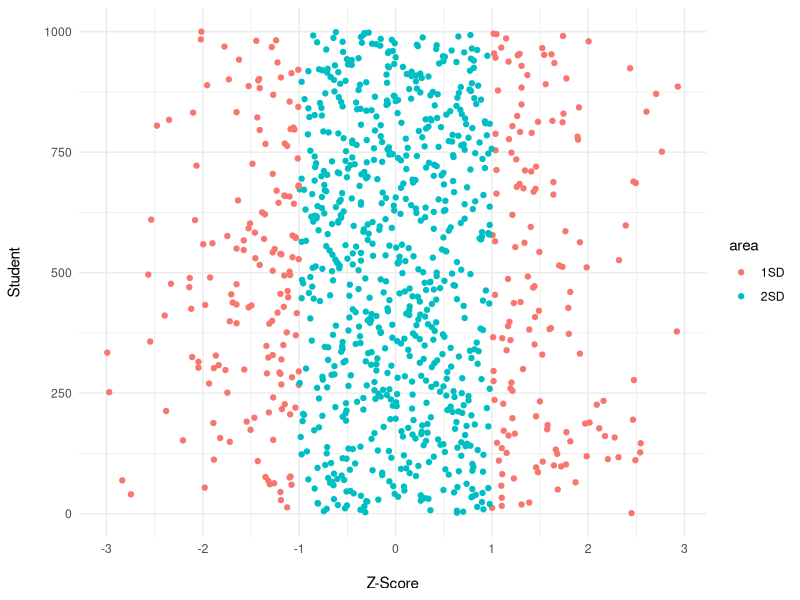
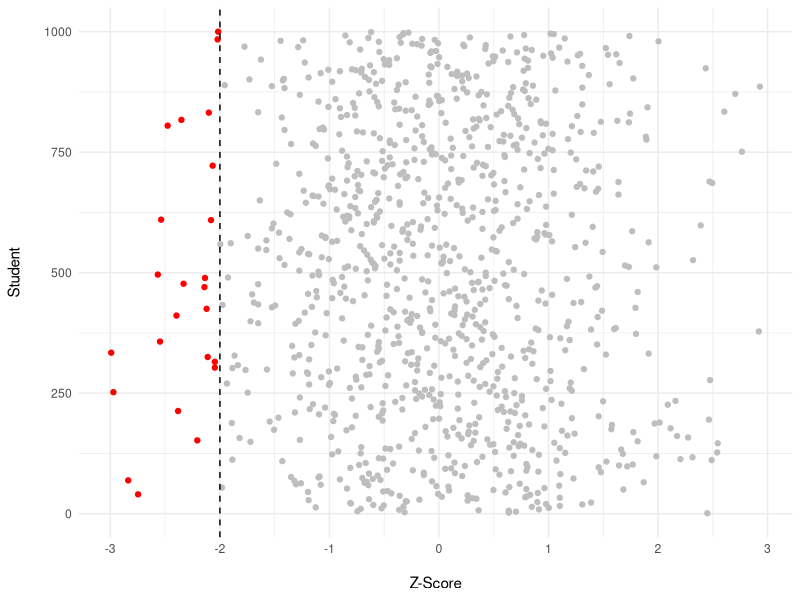
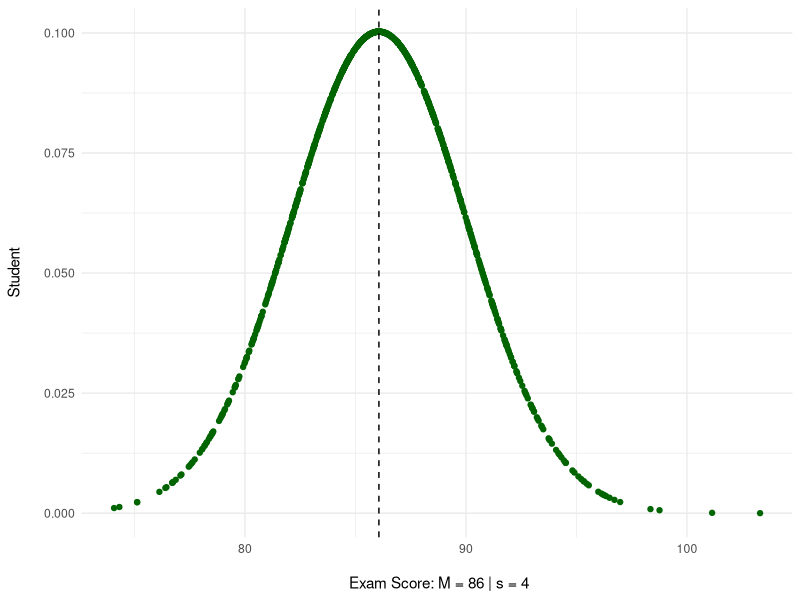
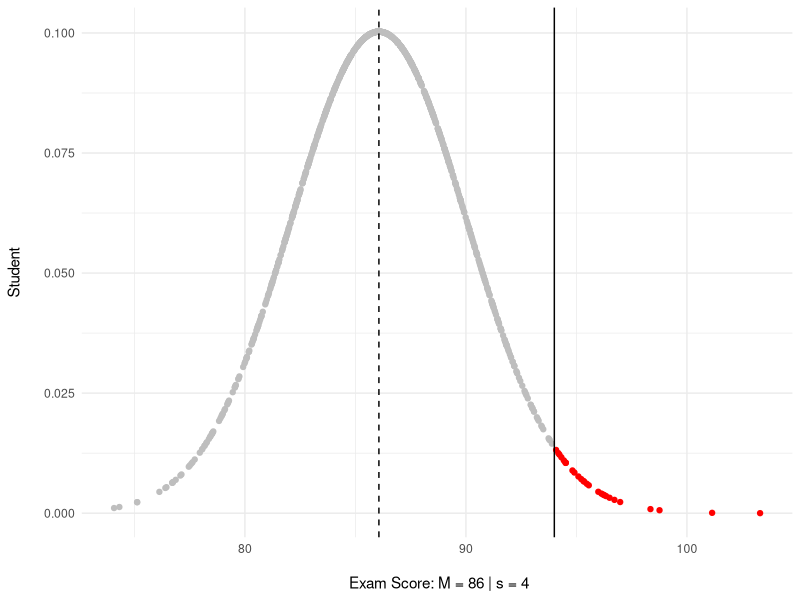
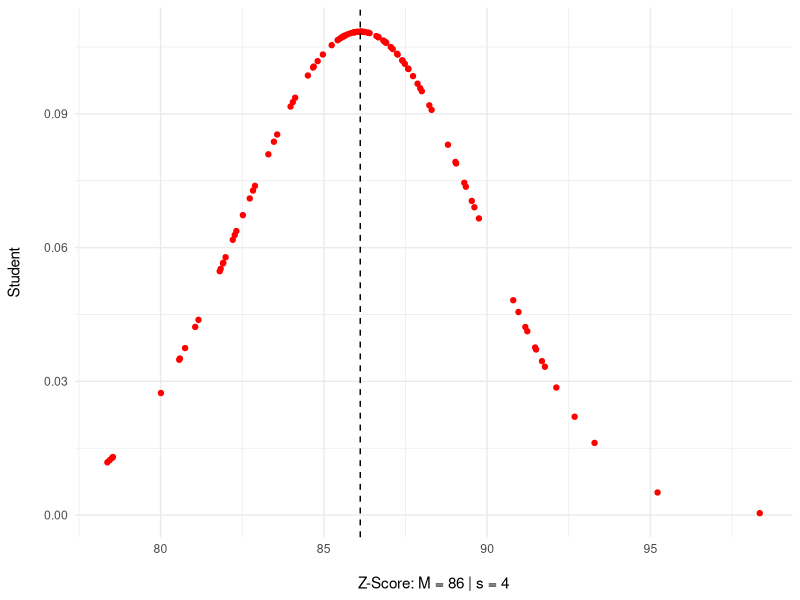
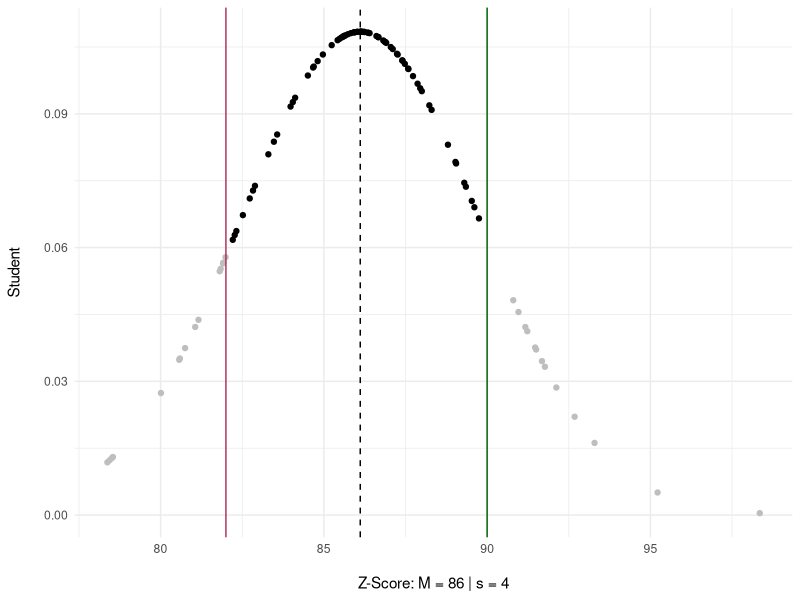
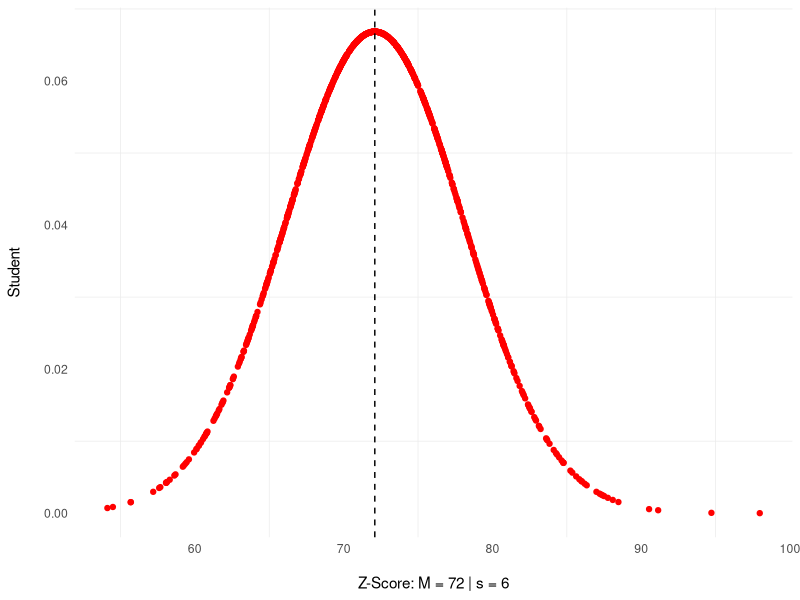
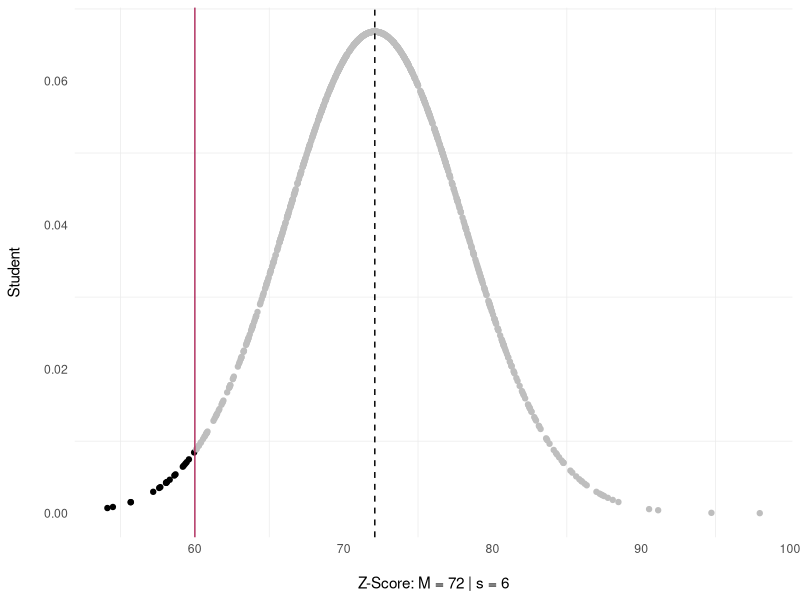

Generate these figures, in order, with R:
## ---- chunk 1
library(dplyr)
library(ggplot2)

set.seed(616)
tibble(
  student = 1:1000,
  x = rnorm(1000,75,2) |> round(2),
  z = (x-mean(x))/sd(x),
  sca = scale(x)
) |> 
  mutate(
  area = case_when(
    z >= 1 ~ "1SD",
    z <= -1 ~ "1SD",
    z >= 2 ~ "2SD",
    z >= -2 ~ "2SD",
    z >= 3 ~ "3SD",
    z <= -3 ~ "3SD"
    )
  ) |> 
  ggplot(aes(z,student, color = area)) + 
  geom_point() + 
  theme_minimal() +
  labs(x = "\nZ-Score",
       y = "Student\n")

## ---- chunk 2
set.seed(616)
library(dplyr)
library(ggplot2)

tibble(
  student = 1:1000,
  x = rnorm(1000,75,2) |> round(2),
  z = (x-mean(x))/sd(x),
  sca = scale(x)
) |> 
  mutate(
  area = case_when(
    z >= 1 ~ "1SD",
    z <= -1 ~ "1SD",
    z >= 2 ~ "2SD",
    z >= -2 ~ "2SD",
    z >= 3 ~ "3SD",
    z <= -3 ~ "3SD"
    )
  ) |> 
  ggplot(aes(z,student, color = area)) + 
  geom_point(aes(color = ifelse(z <= -2,"red","grey"))) + 
  geom_vline(xintercept = -2, color = "black", lty = "dashed") +
  theme_minimal() +
  labs(x = "\nZ-Score",
       y = "Student\n") +
  scale_color_identity()

## ---- chunk 3
#| fig-align: center

set.seed(200)
tibble(
  student = 1:1000,
  x = rnorm(1000,86,4) |> round(2),
  z = (x-mean(x))/sd(x),
  sca = scale(x),
  dn = dnorm(x, mean(x), sd(x))
) |> 
  ggplot(aes(x,dn)) + 
  geom_point(color = "darkgreen") + 
  theme_minimal() +
  labs(x = "\n Exam Score: M = 86 | s = 4",
       y = "Student\n") + 
  geom_vline(aes(xintercept = mean(x)), lty = "dashed") +
  scale_color_identity()
## ---- chunk 4

set.seed(200)

tibble(
  student = 1:1000,
  x = rnorm(1000,86,4) |> round(2),
  z = (x-mean(x))/sd(x),
  sca = scale(x),
  dn = dnorm(x, mean(x), sd(x))
) |> 
  ggplot(aes(x,dn)) + 
  geom_point(aes(color = ifelse(x > 94, "red","grey"))) + 
  theme_minimal() +
  labs(x = "\n Exam Score: M = 86 | s = 4",
       y = "Student\n") + 
  geom_vline(aes(xintercept = mean(x)), lty = "dashed") +
  geom_vline(xintercept = 94, color = "black") +
  scale_color_identity()
## ---- chunk 5
#| fig-align: center

set.seed(200)
tibble(
  student = 1:100,
  x = rnorm(100,86,4) |> round(2),
  z = (x-mean(x))/sd(x),
  sca = scale(x),
  dn = dnorm(x, mean(x), sd(x))
) |> 
  ggplot(aes(x,dn)) + 
  geom_point(color = "red") + 
  theme_minimal() +
  labs(x = "\nZ-Score: M = 86 | s = 4",
       y = "Student\n") + 
  geom_vline(aes(xintercept = mean(x)), lty = "dashed") +
  scale_color_identity()
## ---- chunk 6

set.seed(200)
tibble(
  student = 1:100,
  x = rnorm(100,86,4) |> round(2),
  z = (x-mean(x))/sd(x),
  sca = scale(x),
  dn = dnorm(x, mean(x), sd(x))
) |> 
  ggplot(aes(x,dn)) + 
  geom_point(aes(color = ifelse(between(x,82,90), "black","grey"))) + 
  theme_minimal() +
  labs(x = "\nZ-Score: M = 86 | s = 4",
       y = "Student\n") + 
  geom_vline(aes(xintercept = mean(x)), lty = "dashed") +
  geom_vline(xintercept = 82, color = "maroon") +
  geom_vline(xintercept = 90, color = "darkgreen")  +
  scale_color_identity()
## ---- chunk 7
set.seed(200)
tibble(
  student = 1:1000,
  x = rnorm(1000,72,6) |> round(2),
  z = (x-mean(x))/sd(x),
  sca = scale(x),
  dn = dnorm(x, mean(x), sd(x))
) |> 
  ggplot(aes(x,dn)) + 
  geom_point(color = "red") + 
  theme_minimal() +
  labs(x = "\nZ-Score: M = 72 | s = 6",
       y = "Student\n") + 
  geom_vline(aes(xintercept = mean(x)), lty = "dashed") +
  scale_color_identity() +
  theme(panel.grid.major.x = element_blank(),
        panel.grid.major.y = element_blank()
  )
## ---- chunk 8
set.seed(200)
tibble(
  student = 1:1000,
  x = rnorm(1000,72,6) |> round(2),
  z = (x-mean(x))/sd(x),
  sca = scale(x),
  dn = dnorm(x, mean(x), sd(x))
) |> 
  ggplot(aes(x,dn)) + 
  geom_point(aes(color = ifelse(x < 60, "black","grey"))) + 
  theme_minimal() +
  labs(x = "\nZ-Score: M = 72 | s = 6",
       y = "Student\n") + 
  geom_vline(aes(xintercept = mean(x)), lty = "dashed") +
  geom_vline(xintercept = 60, color = "maroon") +
  scale_color_identity() +
  theme(panel.grid.major.x = element_blank(),
        panel.grid.major.y = element_blank()
  )
